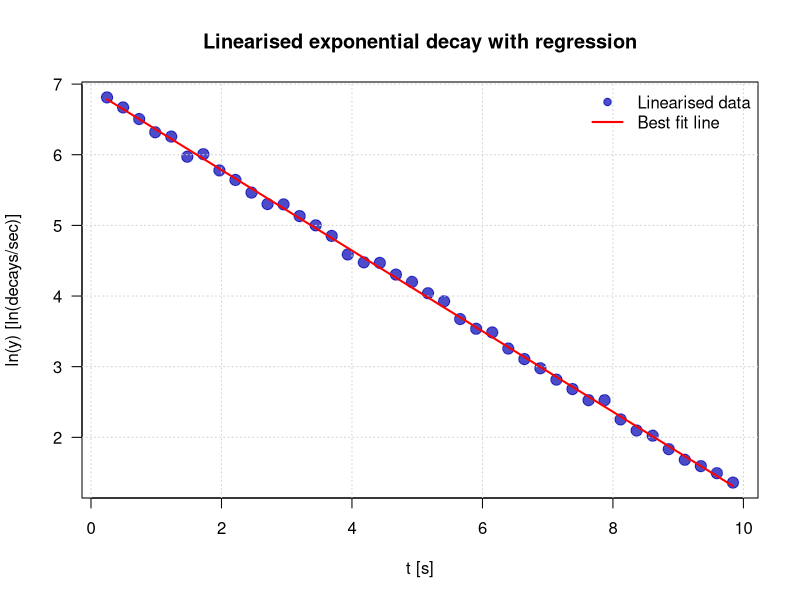

Source code (R):
# -------------------------
# Data (entered directly)
# -------------------------
t <- c(
  0.246, 0.492, 0.738, 0.984, 1.23, 1.476, 1.722, 1.968, 2.214, 2.46,
  2.706, 2.952, 3.198, 3.444, 3.69, 3.936, 4.182, 4.428, 4.674, 4.92,
  5.166, 5.412, 5.658, 5.904, 6.15, 6.396, 6.642, 6.888, 7.134, 7.38,
  7.626, 7.872, 8.118, 8.364, 8.61, 8.856, 9.102, 9.348, 9.594, 9.84
)

y <- c(
  908.3475159, 788.1263257, 668.9006718, 554.6124143, 521.6023327,
  392.2851028, 406.7494851, 323.1341532, 282.4183865, 236.0078351,
  200.7706532, 199.8517187, 169.289558, 148.5259409, 127.8568286,
  98.33976068, 87.93068585, 87.27796212, 73.97245838, 66.69058729,
  56.82525099, 50.73912403, 39.4075143, 34.33557193, 32.61742786,
  25.96560655, 22.36805436, 19.64146032, 16.71665582, 14.63554653,
  12.49930957, 12.4940735, 9.520718439, 8.135601522, 7.562147198,
  6.250336563, 5.376122231, 4.91574392, 4.449048126, 3.892785478
)

# -------------------------
# Linearisation: ln(y) = ln(A) + k*t
# -------------------------
lny <- log(y)
lin_fit <- lm(lny ~ t)

# Regression parameters
k <- coef(lin_fit)[2]
lnA <- coef(lin_fit)[1]
A <- exp(lnA)

# Standard errors
se <- summary(lin_fit)$coefficients[, "Std. Error"]
k_err <- se[2]
lnA_err <- se[1]
A_err <- A * lnA_err  # propagated error

# R-squared
r_squared <- summary(lin_fit)$r.squared

# Fitted line
lny_fit <- lnA + k * t
y_fit <- A * exp(k * t)

# -------------------------
# Standard error of regression
# -------------------------
n <- length(t)
residuals <- lny - lny_fit
s <- sqrt(sum(residuals^2) / (n - 2))
t_mean <- mean(t)
Sxx <- sum((t - t_mean)^2)
k_err_alt <- s / sqrt(Sxx)
lnA_err_alt <- s * sqrt(1/n + t_mean^2 / Sxx)

# -------------------------
# Plot
# -------------------------
plot(t, lny,
     pch = 19, cex = 1.5, col = rgb(0,0,0.7,0.7),
     xlab = "t [s]",
     ylab = "ln(y) [ln(decays/sec)]",
     main = "Linearised exponential decay with regression",
     las = 1)
grid()
lines(t, lny_fit, col = "red", lwd = 2)
legend("topright",
       legend = c("Linearised data", "Best fit line"),
       col = c(rgb(0,0,0.7,0.7), "red"),
       pch = c(19, NA),
       lty = c(NA, 1),
       lwd = c(NA, 2),
       bty = "n")

# -------------------------
# Half-life computation
# -------------------------
t_half <- log(2) / -k
t_half_err <- log(2) / k^2 * k_err

# -------------------------
# Prediction at t = 5.535 s
# -------------------------
t_pred <- 5.535
sigma_A <- A * lnA_err
sigma_y <- sqrt( (exp(k*t_pred) * sigma_A)^2 + (A * t_pred * exp(k*t_pred) * k_err)^2 )
y_pred <- A * exp(k * t_pred)

# -------------------------
# Output results
# -------------------------
cat("-----------------------\n")
cat("Linearised Model with Uncertainty\n")
cat("-----------------------\n")
cat(sprintf("ln(y) = (%.4f ± %.4f) * t + (%.4f ± %.4f)\n", k, k_err, lnA, lnA_err))
cat(sprintf("R² = %.4f\n", r_squared))
cat(sprintf("Standard error of regression = %.4f\n", s))
cat(sprintf("A = %.4f ± %.4f\n\n", A, A_err))

cat("-----------------------\n")
cat("Exponential Model\n")
cat("-----------------------\n")
cat(sprintf("y = %.4f * exp(%.4f * t)\n\n", A, k))

cat("-----------------------\n")
cat(sprintf("Prediction at t = %.3f s:\n", t_pred))
cat(sprintf("y = %.4f ± %.4f\n\n", y_pred, sigma_y))

cat("-----------------------\n")
cat(sprintf("Half-life t_1/2 = %.4f ± %.4f\n", t_half, t_half_err))
